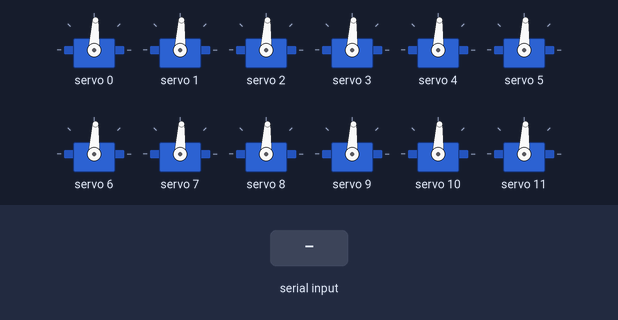
This sketch was run on a simulated Seeed XIAO ESP32-S3. On the bench: 12 × servo. The test bench sets the inputs (shaded band). What the sketch prints to the serial monitor is not drawn.

Above: at 1.2 s.
1.3 s: "sweep\n" received over Serial
4.3 s: "test\n" received over Serial
At 6.5 s:
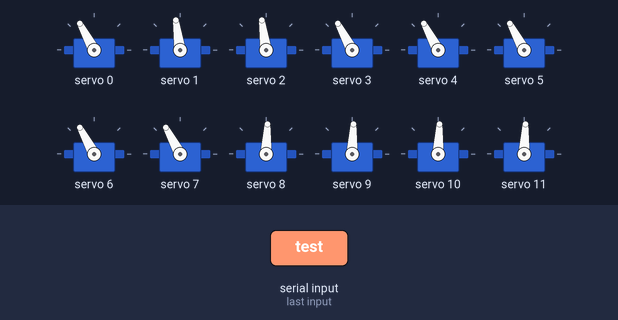
7.3 s: "stop,1\n" received over Serial
At 8.35 s:
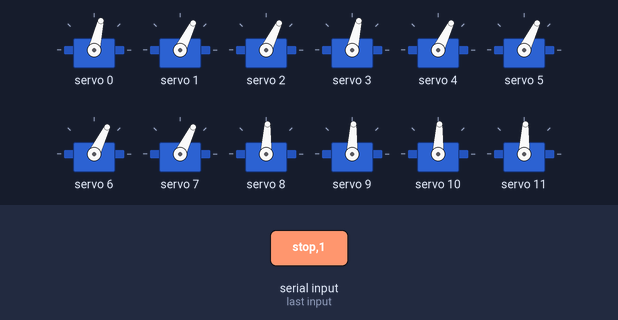
10.3 s: "stand\n" received over Serial
11.8 s: "1,90\n" received over Serial
At 13.0 s:
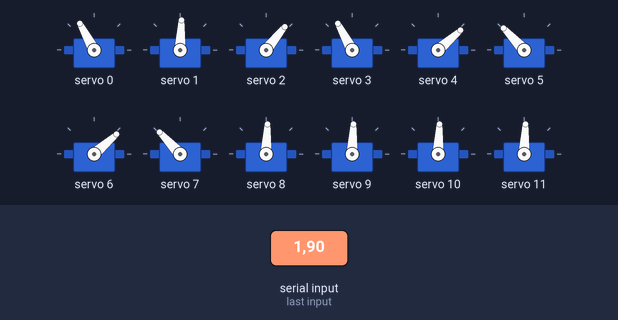
13.3 s: "test\n" received over Serial
At 14.3 s:
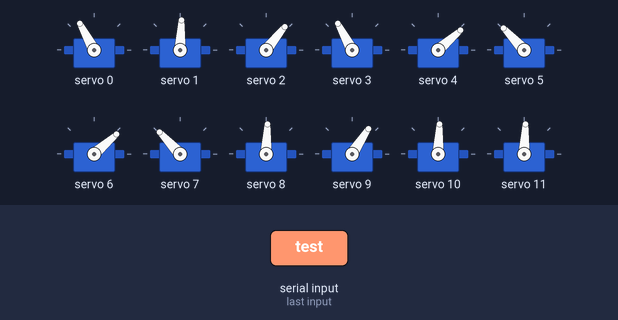
Timing chart, 0 to 17.3 s (numbered marks = the images above; inputs shaded):
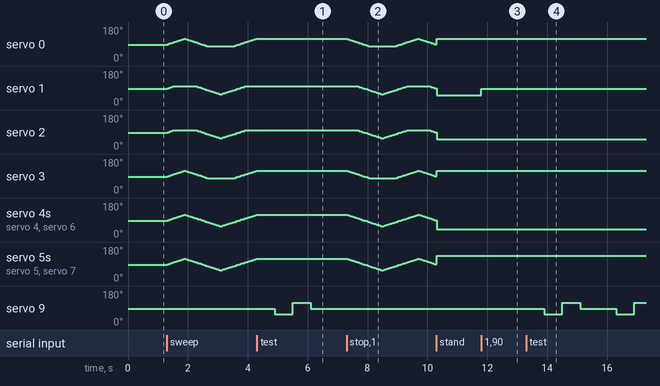

Measured:
- after the input at 4.3 s, servo 0, servo 3–7: stops changing and stays 118°; servo 1, servo 2: stops changing and stays 98°; servo 9: 87° → 57° after 0.60 s, → 118° 0.60 s later, → 87° 0.60 s later
- after the input at 7.3 s, servo 9: stays 87° (without the input it goes to 57° after 0.00 s)
- after the input at 11.8 s, servo 1: 51° → 87° at once
- after the input at 13.3 s, servo 9: 87° → 57° after 0.60 s, → 118° 0.60 s later, → 87° 0.60 s later, → 57° 1.2 s later, … (5 changes in this stretch)

The sketch:

motor_tester.ino
```cpp
#include <Arduino.h>
#include <Wire.h>
#include <Adafruit_PWMServoDriver.h>

// ======================================================================
// --- CONFIGURATION ---
// ======================================================================

// I2C pins (XIAO ESP32-S3 — SDA moved to D9 to avoid I2S conflict)
#define I2C_SDA  8   // D9 / GPIO8
#define I2C_SCL  6   // D5 / GPIO6

// PCA9685
#define PCA9685_ADDR     0x40
#define PCA9685_OSC_HZ   27000000UL
#define SERVO_FREQ_HZ    50

// MG90S/SG90 standard range: 500µs–2400µs (matches myservo.attach(pin, 500, 2400))
// At 50Hz with 25MHz oscillator: tick = µs / 4.88
#define SERVOMIN  102   // 500µs  → logical 0°
#define SERVOMAX  491   // 2400µs → logical 180°

// Safe angle limits — prevent stalling against mechanical stops
#define ANGLE_MIN  10
#define ANGLE_MAX  170

// Channel map (matches pins.h in main firmware)
// ch0: R1 right front hip    ch4: R4 right front knee
// ch1: R2 right rear  hip    ch5: R3 right rear  knee
// ch2: L1 left  front hip    ch6: L3 left  front knee
// ch3: L2 left  rear  hip    ch7: L4 left  rear  knee
#define NUM_SERVOS  8

Adafruit_PWMServoDriver pwm(PCA9685_ADDR);
bool powered[NUM_SERVOS] = {false};
int currentAngle[16];
int chanMin[16];
int chanMax[16];
unsigned long lastRefreshMs = 0;
#define REFRESH_INTERVAL_MS 500

// Sweep state (non-blocking)
bool sweeping = false;
int sweepAngle = 90;
int sweepDir = 1;
unsigned long lastSweepMs = 0;
#define SWEEP_INTERVAL_MS 20
#define SWEEP_MIN 60
#define SWEEP_MAX 120

// ======================================================================
// --- FORWARD DECLARATIONS ---
// ======================================================================

void moveMotor(int id, int angle);
void moveAll(int angle);
void stopMotors();
void restPose();
void standPose();
void sweepAll();
void printHelp();

// ======================================================================
// --- SETUP ---
// ======================================================================

void printHelp() {
  Serial.println("-----------------------------------");
  Serial.println("  Sesame Motor Tester (PCA9685)   ");
  Serial.println("-----------------------------------");
  Serial.println("Commands:");
  Serial.println("  id,angle  -> e.g. '0,90'");
  Serial.println("  all,angle -> e.g. 'all,90'");
  Serial.println("  stop      -> Power down all motors");
  Serial.println("  sweep     -> All channels sweep 60<->120 (any key to stop)");
  Serial.println("  test      -> Test single servo on ch9 (any key to stop)");
  Serial.println("  stand     -> Stand pose");
  Serial.println("  rest      -> Rest pose (all 90)");
  Serial.println("  limit <ch> <min> <max> -> Set per-channel safe range");
  Serial.println("  limits    -> Show all channel limits");
  Serial.println("  ?         -> Print this help");
  Serial.println("-----------------------------------");
  Serial.println("Channel map:");
  Serial.println("  0=R1(RF hip)  1=R2(RR hip)  2=L1(LF hip)  3=L2(LR hip)");
  Serial.println("  4=R4(RF knee) 5=R3(RR knee) 6=L3(LF knee) 7=L4(LR knee)");
  Serial.println("-----------------------------------");
  Serial.println("Status: All channels at 90° and ready.");
}

void setup() {
  Serial.begin(115200);
  // Wait up to 3s for USB-CDC serial monitor to connect (XIAO ESP32-S3)
  unsigned long t = millis();
  while (!Serial && millis() - t < 3000);

  Wire.begin(I2C_SDA, I2C_SCL);

  // Scan I2C bus and report all devices
  Serial.println("Scanning I2C bus...");
  bool foundPCA = false;
  for (uint8_t addr = 1; addr < 127; addr++) {
    Wire.beginTransmission(addr);
    if (Wire.endTransmission() == 0) {
      Serial.printf("  Found: 0x%02X", addr);
      if (addr == 0x40 || addr == 0x70) { Serial.print(" (PCA9685)"); foundPCA = true; }
      if (addr == 0x3C)                  Serial.print(" (OLED)");
      if (addr == 0x68)                  Serial.print(" (IMU)");
      Serial.println();
    }
  }
  if (!foundPCA) {
    Serial.println("ERROR: PCA9685 not found at 0x40 — check wiring and power.");
    while (true) {
      if (!Serial) { unsigned long t2 = millis(); while (!Serial && millis()-t2 < 3000); }
      Serial.println("ERROR: PCA9685 not found at 0x40 — check wiring and power.");
      delay(2000);
    }
  }

  pwm.begin();
  pwm.setPWMFreq(SERVO_FREQ_HZ);
  delay(10);

  // Per-channel limits (determined during physical bring-up)
  for (int i = 0; i < 16; i++) { currentAngle[i] = 90; chanMin[i] = 40; chanMax[i] = 140; }
  chanMin[0] = 80;  chanMax[0] = 135; // R1 hip
  chanMin[1] = 40;  chanMax[1] = 100; // R2 hip
  chanMin[2] = 40;  chanMax[2] = 100; // L1 hip
  chanMin[3] = 80;  chanMax[3] = 135; // L2 hip
  chanMin[4] = 40;  chanMax[4] = 140; // R4 knee
  chanMin[5] = 40;  chanMax[5] = 135; // R3 knee
  chanMin[6] = 42;  chanMax[6] = 140; // L3 knee
  chanMin[7] = 40;  chanMax[7] = 140; // L4 knee
  uint16_t center = map(90, 0, 180, SERVOMIN, SERVOMAX);
  for (int i = 0; i < 16; i++) pwm.setPWM(i, 0, center);

  Serial.println("PCA9685: OK");
  printHelp();
}

// ======================================================================
// --- MAIN LOOP ---
// ======================================================================

void loop() {
  unsigned long now = millis();

  // Non-blocking sweep
  if (sweeping && now - lastSweepMs >= SWEEP_INTERVAL_MS) {
    lastSweepMs = now;
    sweepAngle += sweepDir;
    if (sweepAngle >= SWEEP_MAX) { sweepAngle = SWEEP_MAX; sweepDir = -1; }
    if (sweepAngle <= SWEEP_MIN) { sweepAngle = SWEEP_MIN; sweepDir =  1; }
    int channels[] = {0, 1, 2, 3, 4, 5, 6, 7};
    for (int i = 0; i < NUM_SERVOS; i++) {
      int a = constrain(sweepAngle, chanMin[channels[i]], chanMax[channels[i]]);
      uint16_t ticks = map(a, 0, 180, SERVOMIN, SERVOMAX);
      pwm.setPWM(channels[i], 0, ticks);
      currentAngle[channels[i]] = a;
    }
  }

  // Periodically refresh all channel PWM to prevent channels going inactive
  if (!sweeping && now - lastRefreshMs >= REFRESH_INTERVAL_MS) {
    for (int i = 0; i < 16; i++) {
      uint16_t ticks = map(currentAngle[i], 0, 180, SERVOMIN, SERVOMAX);
      pwm.setPWM(i, 0, ticks);
    }
    lastRefreshMs = now;
  }

  if (!Serial.available()) return;

  String input = Serial.readStringUntil('\n');
  input.trim();
  if (input.length() == 0) return;

  if (input.equalsIgnoreCase("stop")) {
    sweeping = false;
    stopMotors();
    return;
  }

  if (input.equalsIgnoreCase("sweep")) {
    sweepAll();
    return;
  }

  if (input.equalsIgnoreCase("test")) {
    testServo(9);
    return;
  }

  if (input.equalsIgnoreCase("stand")) {
    sweeping = false;
    standPose();
    return;
  }

  if (input.equalsIgnoreCase("rest")) {
    restPose();
    return;
  }

  if (input.startsWith("limit ")) {
    // limit <ch> <min> <max>  e.g. "limit 0 50 130"
    int ch, mn, mx;
    if (sscanf(input.c_str(), "limit %d %d %d", &ch, &mn, &mx) == 3 && ch >= 0 && ch <= 15) {
      chanMin[ch] = mn;
      chanMax[ch] = mx;
      Serial.printf("ch%d limits set: %d-%d\n", ch, mn, mx);
    } else {
      Serial.println("Usage: limit <ch> <min> <max>  e.g. 'limit 0 50 130'");
    }
    return;
  }

  if (input.startsWith("limits")) {
    Serial.println("Per-channel limits:");
    for (int i = 0; i < 8; i++)
      Serial.printf("  ch%d: %d-%d  current:%d\n", i, chanMin[i], chanMax[i], currentAngle[i]);
    return;
  }

  if (input == "?") {
    printHelp();
    return;
  }

  int commaIndex = input.indexOf(',');
  if (commaIndex == -1) {
    Serial.println("Error: use 'id,angle', 'all,angle', or 'stop'.");
    return;
  }

  String cmd   = input.substring(0, commaIndex);
  int    angle = constrain(input.substring(commaIndex + 1).toInt(), ANGLE_MIN, ANGLE_MAX);

  if (cmd.equalsIgnoreCase("all")) {
    moveAll(angle);
  } else {
    int id = cmd.toInt();
    if (id == 0 && cmd.charAt(0) != '0') {
      Serial.println("Error: invalid motor ID.");
    } else {
      moveMotor(id, angle);
    }
  }
}

// ======================================================================
// --- HELPERS ---
// ======================================================================

void testServo(int ch) {
  Serial.printf("Testing servo on ch%d: 90 -> 60 -> 120 -> 90. Send anything to stop.\n", ch);
  uint16_t ticks;
  while (true) {
    int angles[] = {90, 60, 120, 90};
    for (int i = 0; i < 4; i++) {
      ticks = map(angles[i], 0, 180, SERVOMIN, SERVOMAX);
      pwm.setPWM(ch, 0, ticks);
      Serial.printf("ch%d -> %d\n", ch, angles[i]);
      unsigned long t = millis();
      while (millis() - t < 600) {
        if (Serial.available()) {
          Serial.readStringUntil('\n');
          pwm.setPWM(ch, 0, 0);
          Serial.println("Test stopped.");
          return;
        }
      }
    }
  }
}

void sweepAll() {
  sweeping = !sweeping;
  if (sweeping) {
    sweepAngle = 90;
    sweepDir = 1;
    Serial.println("Sweep started — send 'sweep' again to stop.");
  } else {
    Serial.println("Sweep stopped.");
    restPose();
  }
}

void restPose() {
  Serial.println("Rest pose");
  moveMotor(0, 85);  // R1 hip center
  moveMotor(1, 92);  // R2 hip center
  moveMotor(2, 98);  // L1 hip center
  moveMotor(3, 86);  // L2 hip center
  moveMotor(4, 85);  // R4 knee center
  moveMotor(5, 92);  // R3 knee center
  moveMotor(6, 90);  // L3 knee center
  moveMotor(7, 94);  // L4 knee center
}

void standPose() {
  Serial.println("Stand pose");
  moveMotor(0, 120); // R1 right front hip
  moveMotor(1, 55);  // R2 right rear  hip
  moveMotor(2, 55);  // L1 left  front hip
  moveMotor(3, 120); // L2 left  rear  hip
  moveMotor(4, 45);  // R4 right front knee (down)
  moveMotor(5, 135); // R3 right rear  knee (down)
  moveMotor(6, 45);  // L3 left  front knee (down)
  moveMotor(7, 135); // L4 left  rear  knee (down)
}

void moveMotor(int id, int angle) {
  if (id < 0 || id > 15) {
    Serial.println("Error: channel must be 0-15.");
    return;
  }
  int safe = constrain(angle, chanMin[id], chanMax[id]);
  if (safe != angle) {
    Serial.printf("Warning: ch%d angle %d clamped to %d (limit %d-%d)\n", id, angle, safe, chanMin[id], chanMax[id]);
    angle = safe;
  }
  uint16_t ticks = map(angle, 0, 180, SERVOMIN, SERVOMAX);
  pwm.setPWM(id, 0, ticks);
  currentAngle[id] = angle;
  powered[id] = true;
  Serial.print("OK: Motor ");
  Serial.print(id);
  Serial.print(" -> ");
  Serial.println(angle);
}

void moveAll(int angle) {
  Serial.print("Moving ALL to ");
  Serial.println(angle);
  int channels[] = {0, 1, 2, 3, 4, 5, 6, 7};
  for (int i = 0; i < NUM_SERVOS; i++) {
    moveMotor(channels[i], angle);
  }
}

void stopMotors() {
  for (int i = 0; i < 16; i++) {
    pwm.setPWM(i, 0, 4096); // full-off bit — truly cuts signal
  }
  for (int i = 0; i < NUM_SERVOS; i++) powered[i] = false;
  Serial.println("Motors OFF.");
}
```
